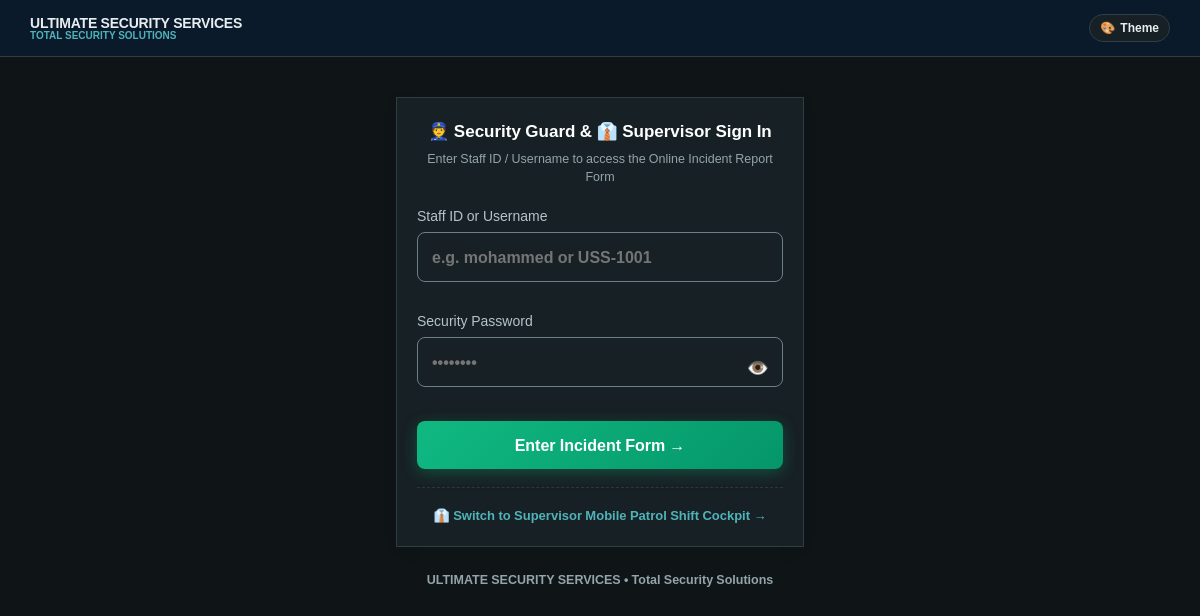
/hostinger_deployment/g/index.php, run on the app's committed database.
### tables this page shows
CREATE TABLE `system_settings` (
  `id` varchar(50) NOT NULL,
  `company_name` varchar(255) NOT NULL DEFAULT 'ULTIMATE SECURITY SERVICES',
  `tagline` varchar(255) NOT NULL DEFAULT 'Total Security Solutions',
  `address_line` text DEFAULT NULL,
  `phone` varchar(100) NOT NULL DEFAULT '+971 4 251 0050',
  `email` varchar(100) NOT NULL DEFAULT 'ops@ultimatesecurity.ae',
  `website` varchar(150) DEFAULT 'https://www.sprinzo.in',
  `logo_url` varchar(255) DEFAULT 'assets/images/logo.png',
  `timezone` varchar(100) NOT NULL DEFAULT 'Asia/Dubai',
  `shift_options` text DEFAULT NULL,
  `cause_options` text DEFAULT NULL,
  `disciplinary_options` text DEFAULT NULL,
  `incident_options` text DEFAULT NULL,
  `notified_options` text DEFAULT NULL,
  `updated_at` datetime NOT NULL DEFAULT current_timestamp() ON UPDATE current_timestamp(),
  `supervisor_remarks_min_length` int(11) NOT NULL DEFAULT 20,
  `supervisor_session_hours` int(11) NOT NULL DEFAULT 16,
  `supervisor_location_check_enabled` tinyint(1) NOT NULL DEFAULT 0,
  `supervisor_alert_email_recipients` text DEFAULT NULL,
  `supervisor_visit_form_schema` longtext DEFAULT NULL,
  PRIMARY KEY (`id`)
);

### hostinger_deployment/includes/functions.php (called while the page is built, shortened)
<?php
function get_system_settings($forceRefresh = false) {
    try {
        $db = get_db();
        $stmt = $db->query("SELECT * FROM system_settings WHERE id = 'default-settings' LIMIT 1");
        $row = $stmt->fetch();
        if ($row) {
            $row['shift_options'] = json_decode($row['shift_options'] ?: '[]', true) ?: ['Day', 'Night'];
            $row['cause_options'] = json_decode($row['cause_options'] ?: '[]', true) ?: ['Incident', 'Disciplinary', 'Others'];
            $row['disciplinary_options'] = json_decode($row['disciplinary_options'] ?: '[]', true) ?: ['Sleeping', 'Poor Grooming', 'Argument', 'Missing', 'Misbehavior', 'Uniform', 'Late Reporting', 'Mobile', 'Others'];
            $row['incident_options'] = json_decode($row['incident_options'] ?: '[]', true) ?: ['Move In & Out', 'Fire & Safety', 'Intrusion & Access', 'Theft and loss', 'CCTV & Systems', 'Utilities & Building', 'Accident & Medical', 'Disturbance', 'Property Damage', 'Parking & Vehicles', 'Visitors & Contractors', 'Others'];
            $row['notified_options'] = json_decode($row['notified_options'] ?: '[]', true) ?: ['Police', 'Ambulance', 'Civil Defense', 'Client Management', 'USS Management', 'Others'];
            $settings = $row;
            return $settings;
        }
    } catch (Exception $e) {}
    return [
        'company_name' => 'ULTIMATE SECURITY SERVICES',
        'tagline' => 'Total Security Solutions',
        'address_line' => 'P O Box No: 61591, Al Maktoum Street | Dubai | UAE',
        'phone' => '+971 4 251 0050',
        'email' => 'ops@ultimatesecurity.ae',
        'website' => 'https://www.sprinzo.in',
        'logo_url' => 'assets/images/logo.png',
        'timezone' => 'Asia/Dubai',
        'shift_options' => ['Day', 'Night'],
        'cause_options' => ['Incident', 'Disciplinary', 'Others'],
        'disciplinary_options' => ['Sleeping', 'Poor Grooming', 'Argument', 'Missing', 'Misbehavior', 'Uniform', 'Late Reporting', 'Mobile', 'Others'],
        'incident_options' => ['Move In & Out', 'Fire & Safety', 'Intrusion & Access', 'Theft and loss', 'CCTV & Systems', 'Utilities & Building', 'Accident & Medical', 'Disturbance', 'Property Damage', 'Parking & Vehicles', 'Visitors & Contractors', 'Others'],
        'notified_options' => ['Police', 'Ambulance', 'Civil Defense', 'Client Management', 'USS Management', 'Others'],
        'supervisor_remarks_min_length' => 20
    ];
}

### hostinger_deployment/g/index.php (the view, shortened to what this page needs)
<?php
require_once __DIR__ . '/../includes/functions.php';
$settings = get_system_settings();
$token = trim($_GET['token'] ?? $_GET['qr'] ?? '');
?>
<!DOCTYPE html>
<html lang="en">
<head>
    <link rel="stylesheet" href="<?= APP_URL ?>/assets/css/design-tokens.css?v=<?= time() ?>">
<link rel="stylesheet" href="<?= APP_URL ?>/assets/css/guard.css">
</head>
<body class="guard-body">
<header class="guard-header">
    <div class="guard-logo-box">
        <div class="guard-logo-text">
            <div class="title"><?= htmlspecialchars($settings['company_name']) ?></div>
            <div class="sub"><?= htmlspecialchars($settings['tagline'] ?: 'Patrol Incident Reporting') ?></div>
        </div>
    </div>
    <div>
        <button type="button" class="guard-theme-btn" onclick="openThemePaletteModal()" title="Choose Theme Palette" style="display: inline-flex; align-items: center; gap: 5px; font-weight: 700; font-size: 12px; padding: 6px 10px; border-radius: 20px; cursor: pointer;">
            <span>🎨</span>
            <span id="activeThemeNameLabel">Theme</span>
        </button>
    </div>
</header>
<div class="login-wrap">
    <div class="section-card">
        <h3 style="font-size: 17px; font-weight: 700; color: #fff; margin-bottom: 6px; text-align: center;">
            👮 Security Guard &amp; 👔 Supervisor Sign In
        </h3>
        <p style="font-size: 12.5px; color: var(--g-text-muted); text-align: center; margin-bottom: 18px;">
            Enter Staff ID / Username to access the Online Incident Report Form
        </p>
        <form method="POST" action="">
            <div style="margin-bottom: 16px;">
                <label style="display: block; font-size: 13.5px; font-weight: 700; color: var(--g-text); margin-bottom: 8px;">Staff ID or Username</label>
                <input type="text" id="officerUsername" name="username" class="guard-input" placeholder="e.g. mohammed or USS-1001" required autocomplete="username" autofocus style="font-weight: 700; font-size: 15px;">
            </div>
            <div style="margin-bottom: 22px;">
                <label style="display: block; font-size: 13.5px; font-weight: 700; color: var(--g-text); margin-bottom: 8px;">Security Password</label>
                <div style="position: relative; display: flex; align-items: center;">
                    <input type="password" id="officerPassword" name="password" class="guard-input" placeholder="••••••••" required autocomplete="current-password" style="font-weight: 700; font-size: 15px; padding-right: 48px; width: 100%;">
                    <button type="button" id="togglePassBtn" onclick="togglePasswordVisibility()" style="position: absolute; right: 10px; background: none; border: none; font-size: 18px; cursor: pointer; color: var(--g-text-muted); padding: 4px; display: flex; align-items: center; justify-content: center;" title="Show/Hide Password" aria-label="Toggle password visibility">
                        👁️
                    </button>
                </div>
            </div>
            <button type="submit" class="btn-guard-submit" style="width: 100%; font-size: 15.5px; font-weight: 800; padding: 13px;">
                Enter Incident Form &rarr;
            </button>
        </form>
        <div style="text-align: center; margin-top: 18px; padding-top: 14px; border-top: 1px dashed rgba(255,255,255,0.1);">
            <a href="<?= APP_URL ?>/sup/login.php<?= $token ? '?token=' . urlencode($token) : '' ?>" style="color: var(--g-accent, #38bdf8); font-size: 13px; font-weight: 700; text-decoration: none; display: inline-flex; align-items: center; gap: 6px;">
                <span>👔 Switch to Supervisor Mobile Patrol Shift Cockpit &rarr;</span>
            </a>
        </div>
    </div>
    <div style="text-align: center; margin-top: 24px; font-size: 12.5px; font-weight: 600; color: var(--g-text-muted);">
        <?= htmlspecialchars($settings['company_name']) ?> &bull; <?= htmlspecialchars($settings['tagline'] ?: 'Dubai Patrol Operations') ?>
    </div>
</div>
</body>
</html>

### hostinger_deployment/assets/css/design-tokens.css (style rules this page uses)
:root { --font-sans: 'Noto Sans', 'Noto Sans Arabic', Arial, 'Helvetica Neue', system-ui, sans-serif; --font-table: 'Noto Sans Condensed', 'Arial Narrow', Arial, sans-serif; --font-arabic: 'Noto Sans Arabic', 'Noto Sans', sans-serif; --font-mono: 'JetBrains Mono', ui-monospace, SFMono-Regular, Menlo, Monaco, Consolas, monospace; --radius-xs: 4px; --radius-sm: 8px; --radius-md: 12px; --radius-lg: 16px; --radius-full: 9999px; --space-unit: 8px; --fs-admin-body: 14px; --lh-admin-body: 1.5; --fs-admin-table-hdr: 12px; --fs-admin-btn: 14px; --fs-admin-h1: 24px; --fs-admin-h2: 18px; --fs-admin-caption: 12px; --fs-admin-sidebar: 14px; --fs-mobile-body: 16px; --lh-mobile-body: 1.5; --fs-mobile-input: 16px; --fs-mobile-label: 14px; --fs-mobile-help: 13px; --fs-mobile-btn: 16px; --fs-mobile-btn-lg: 18px; --min-touch-target: 48px; --fs-mobile-h1: 22px; --fs-mobile-h2: 20px; --fs-mobile-progress: 14px; --fs-att-title: 14px; --fs-att-header: 10px; --fs-att-weekday: 7px; --fs-att-cell: 12px; --fs-att-total: 12px; --row-h-att-header: 45px; --row-h-att-row: 20px; --group-fire: #B03A2E; --group-security: #1F4E79; --group-parking: #9A5A08; --group-utilities: #0B6E77; --group-common: #6C3483; }
:root, [data-theme="light"] { --bg: #F4F6F8; --surface: #FFFFFF; --surface-2: #EEF2F6; --border: #C9D1DB; --border-strong: #8A97A3; --text: #1E242E; --text-2: #4A5560; --text-muted: #5F6B76; --heading: #12263F; --primary: #235F63; --primary-hover: #1B4A4E; --link: #0B5C66; --header-band: #12263F; --accent: #2F7478; --success: #1B6E41; --warning: #9A5A08; --danger: #B3261E; --info: #1F4E79; --focus: #0B5C66; --card-shadow: 0 4px 12px rgba(18, 38, 63, 0.06); --modal-overlay: rgba(18, 38, 63, 0.6); --code-d-color: #1E242E; --code-d-bg: rgba(30, 36, 46, 0.06); --code-n-color: #1F3A93; --code-n-bg: rgba(31, 58, 147, 0.10); --code-off-color: #B3261E; --code-off-bg: rgba(179, 38, 30, 0.12); --code-s-color: #9A5A08; --code-s-bg: rgba(154, 90, 8, 0.10); --code-b-color: #6A2C91; --code-b-bg: rgba(106, 44, 145, 0.10); --chip-critical-bg: rgba(179, 38, 30, 0.12); --chip-critical-text: #B3261E; --chip-high-bg: rgba(184, 90, 14, 0.12); --chip-high-text: #B85A0E; --chip-medium-bg: rgba(154, 90, 8, 0.12); --chip-medium-text: #9A5A08; --chip-low-bg: rgba(27, 110, 65, 0.12); --chip-low-text: #1B6E41; }
[data-theme="dark"] { --bg: #0F1417; --surface: #172024; --surface-2: #1D2A2F; --border: #2F3E44; --border-strong: #6B7F87; --text: #E6EEF0; --text-2: #B4C3C9; --text-muted: #93A4AB; --heading: #F2F7F8; --primary: #2F7478; --primary-hover: #3A8C91; --link: #6CC4CC; --header-band: #0B1A2B; --accent: #4FB3BA; --success: #5CC78A; --warning: #F0B060; --danger: #FF8E85; --info: #8AB4E8; --focus: #6CC4CC; --card-shadow: 0 4px 16px rgba(0, 0, 0, 0.4); --modal-overlay: rgba(0, 0, 0, 0.75); --code-d-color: #E6EEF0; --code-d-bg: rgba(230, 238, 240, 0.08); --code-n-color: #9DB4FF; --code-n-bg: rgba(157, 180, 255, 0.15); --code-off-color: #FF9A92; --code-off-bg: rgba(255, 154, 146, 0.18); --code-s-color: #FFBE73; --code-s-bg: rgba(255, 190, 115, 0.15); --code-b-color: #D6A6FF; --code-b-bg: rgba(214, 166, 255, 0.15); --chip-critical-bg: rgba(255, 142, 133, 0.16); --chip-critical-text: #FF8E85; --chip-high-bg: rgba(245, 162, 93, 0.16); --chip-high-text: #F5A25D; --chip-medium-bg: rgba(240, 176, 96, 0.16); --chip-medium-text: #F0B060; --chip-low-bg: rgba(92, 199, 138, 0.16); --chip-low-text: #5CC78A; }

### hostinger_deployment/g/index.php (style rules this page uses)
.login-wrap { max-width: 440px; margin: 40px auto 20px; padding: 0 16px; width: 100%; }

### data on the page
system_settings: company_name "ULTIMATE SECURITY SERVICES", tagline "TOTAL SECURITY SOLUTIONS", tagline "Total Security Solutions"
